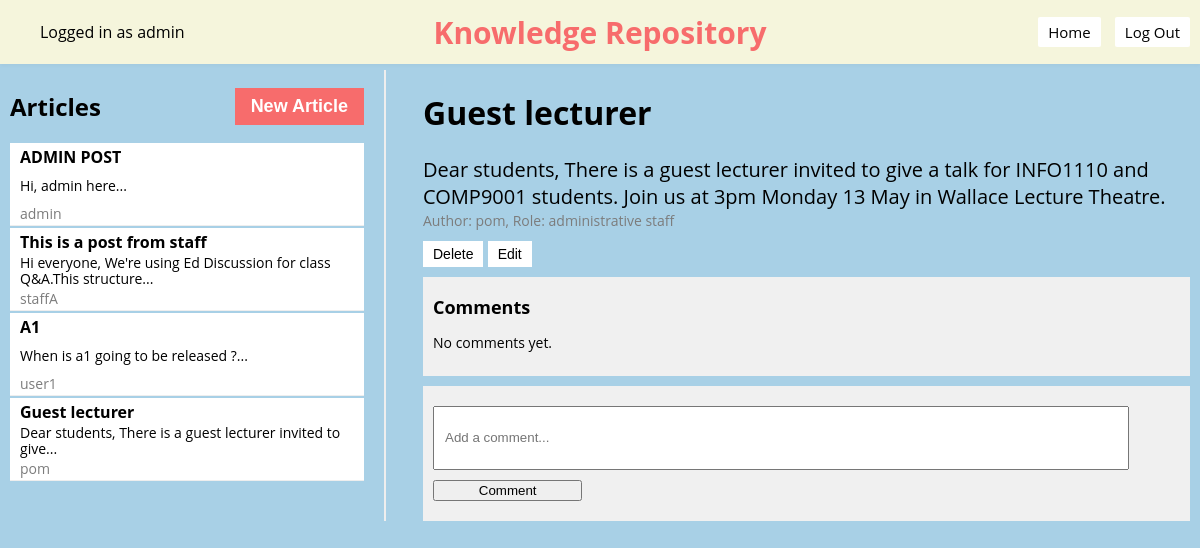
Before: /knowledge-repository/4 (signed in) with the older database file.
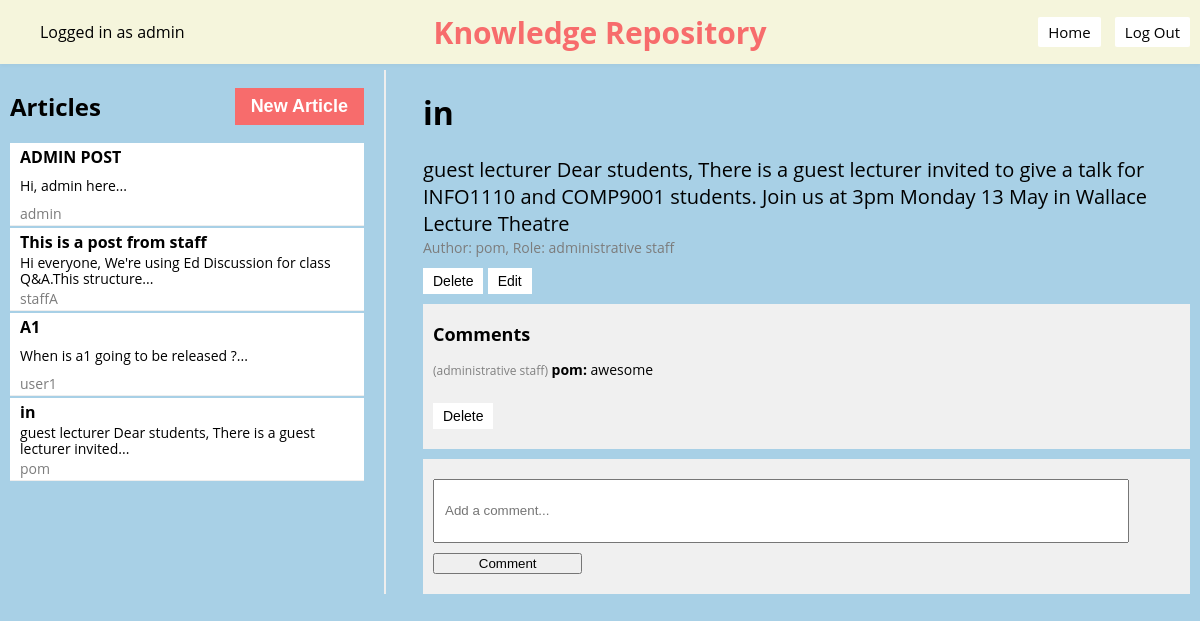
After: the same page with the newer database file.
### models.py (models this page shows)
class Base(DeclarativeBase):
    pass

class Article(Base):
    __tablename__ = "article"
    id: Mapped[int] = mapped_column(Integer, primary_key=True)
    title: Mapped[str] = mapped_column(String(100), nullable=False)
    content: Mapped[str] = mapped_column(Text, nullable=False)
    author_id: Mapped[int] = mapped_column(Integer, ForeignKey('user.username'), nullable=False)
    comments = relationship('Comment', backref='article', lazy='dynamic')
    user = relationship("User", foreign_keys=[author_id])

class Comment(Base):
    __tablename__ = "comment"
    id: Mapped[int] = mapped_column(Integer, primary_key=True)
    content: Mapped[str] = mapped_column(Text, nullable=False)
    article_id: Mapped[int] = mapped_column(Integer, ForeignKey('article.id'), nullable=False)
    author_id: Mapped[int] = mapped_column(Integer, ForeignKey('user.username'), nullable=False)
    author_role: Mapped[RoleType] = mapped_column(Enum(RoleType), nullable=False)
    user = relationship("User", foreign_keys=[author_id])

### app.py (the view)
@app.route("/knowledge-repository", defaults={'article_id': None})
@app.route("/knowledge-repository/<int:article_id>")
def knowledge_repository(article_id):
    username = session.get("username")
    if username is None:
        return redirect(url_for('login'))  # Redirect to login page
    articles = db.get_all_articles()
    selected_article = db.get_article(article_id) if article_id else None
    user = db.get_user(username)
    user_role = user.role.name if hasattr(user.role, 'name') else str(user.role)
    if selected_article:
        comments = db.get_comments(selected_article.id)
    else:
        comments = []
    if selected_article != None:
        author_role = db.get_user_role(selected_article.author_id)
    else:
        author_role = "student"
    return render_template('knowledge_repository.jinja', username=username, articles=articles, selected_article=selected_article, author_role=author_role, user_role=user_role, comments=comments)

### app.py (called while the page is built)
def csp_policy_string(policy_dict):
    return "; ".join([f"{key} {' '.join(val) if isinstance(val, list) else val}" for key, val in policy_dict.items()])

@app.after_request
def apply_csp(response):
    policy = {
    "default-src": "'self'",
    "script-src": [
        "'self'",
        "https://cdnjs.cloudflare.com",  # Allow scripts from CDN for Crypto-JS
        "https://cdn.jsdelivr.net",
        "'unsafe-inline'"
    ],
    "style-src": "'self' 'unsafe-inline'",  # Allows inline styles;
    "img-src": "'self'",
    "connect-src": "'self'",  # Restricts the URLs which can be loaded using script interfaces
    "font-src": "'self'",  # Fonts loading
    "object-src": "'none'",  # Prevents object, embed, and applet elements from rendering
    "frame-ancestors": "'none'"  # Protects against clickjacking
}
    response.headers['Content-Security-Policy'] = csp_policy_string(policy)
    return response

### db.py (called while the page is built)
def get_user(username: str):
    with Session(engine) as session:
        return session.get(User, username)

def get_all_articles():
    with Session(engine) as session:
        articles = session.query(Article).all()
        return articles

def get_article(article_id):
    with Session(engine) as session:
        return session.query(Article).filter(Article.id == article_id).first()

def get_comments(article_id):
    with Session(engine) as session:
        return session.query(Comment).filter(Comment.article_id == article_id).all()

def get_user_role(username):
    with Session(engine) as session:
        user = session.query(User).filter(User.username == username).first()
        if user:
            return user.role.value
        else:
            return None  # Return None if the user is not found

### templates/knowledge_repository.jinja (shortened to what this page needs)
{% extends 'base.jinja' %}
{% block content %}
<nav style="padding: 2px 0; overflow: auto;">
    <div style="float: left;">
        <ul>
            <li class="username" style="display: inline-block;">Logged in as {{ username }}</li>
        </ul>
    </div>
        <div style="text-align: center; position: absolute; left: 50%; transform: translateX(-50%);">
        <h1 style="margin: 0; font-size: 30px; color: #F76C6c; ">Knowledge Repository</h1>
    </div>
    <div style="float: right;">
        <ul>
            <li style="display: inline-block;"><button onclick="location.href='{{ url_for('home') }}'">Home</button></li>
            <button onclick="confirmLogout()">Log Out</button>
        </ul>
    </div>
</nav>
<div class="container">
    <div class="sidebar">
        <div class="sidebar-header">
            <h2>Articles</h2>
            <button class="new-article" id="newArticleBtn">New Article</button>
        </div>
        {% for article in articles %}
            <div class="article-preview" onclick="location.href='{{ url_for('knowledge_repository', article_id=article.id) }}'">
                <h3 id="sidebar-title-{{ article.id }}">{{ article.title }}</h3>
                <p id="sidebar-content-{{ article.id }}" style="font-size: 14px; color: black; margin: 1px 0;">{{ article.content.split()[:10]|join(' ') }}...</p>
                <p style="font-size: 14px; color: rgb(124, 124, 124);margin: 1px 0;">{{ article.author_id }}</p>
            </div>
        {% endfor %}
        </div>
        <div class="main-content">
            {% if selected_article %}
            <h1 id="article-title-{{ selected_article.id }}">{{ selected_article.title }}</h1>
            <p id="article-content-{{ selected_article.id }}" style="font-size: 20px; color: black; ; margin: 1px 0;">{{ selected_article.content }}</p>
            <p style="font-size: 14px; color: rgb(124, 124, 124); ; margin: 1px 0;">Author: {{ selected_article.author_id }}, Role: {{ author_role }}</p>
            {% if user_role == 'ADMIN' or user_role == 'ACADEMIC' or user_role == 'ADMINISTRATIVE' %}
                <button class="button" onclick="deleteArticle({{ selected_article.id }}); event.stopPropagation();" style="vertical-align: top;">
                    Delete
                </button>
            {% endif %}
            {% if username == selected_article.author_id or user_role == 'ADMIN' or user_role == 'ACADEMIC' or user_role == 'ADMINISTRATIVE' %}
                <button class="button" id="edit-button-{{ selected_article.id }}" onclick="enableEditing({{ selected_article.id }})">Edit</button>
            {% endif %}
            <div class="comments">
            <h3>Comments</h3>
            {% for comment in comments %}
                <div class="comment">
                    <p>
                    <span class="comment-role">({{ comment.author_role.value }})</span>
                    <span class="comment-author">{{ comment.author_id }}:</span>
                    <span class="comment-content">{{ comment.content }}</span>
                    </p>
                    {% if user_role == 'ADMIN' or user_role == 'ACADEMIC' or user_role == 'ADMINISTRATIVE'%}
                        <button onclick="deleteComment({{ comment.id }})" class="button delete-button">Delete</button>
                    {% endif %}
                </div>
                {% else %}
                <p>No comments yet.</p>
                {% endfor %}
            </div>
            <div class="comments">
                <form id="comment-form" data-article-id="{{ selected_article.id }}">
                    <input type="text" name="content" placeholder="Add a comment..." required>
                    <button type="submit">Comment</button>
                </form>
            </div>
            {% endif %}
        </div>
    </div>
{% endblock %}

### templates/base.jinja (shortened to what this page needs)
<!DOCTYPE html>
<html>
    <head>
    </head>
    <body>
        {% block content %} {% endblock %}
    </body>
</html>

### templates/knowledge_repository.jinja (style rules this page uses)
html, body { margin: 0; padding: 0; width: 100%; height: 100%; display: flex; flex-direction: column; font-family: 'Open Sans', sans-serif; background-color: #A8D0E6; }
nav { position: absolute; width: 100%; height: 60px; background-color: beige; display: flex; justify-content: space-between; align-items: center; padding: 0 20px; box-shadow: 0 2px 4px rgba(0, 0, 0, 0.03); overflow: hidden; }
h2 { font-family: 'Open Sans', sans-serif; }
h3 { font-family: 'Open Sans', sans-serif; color: black; font-size: 18px; margin: 8px 0; }
p { font-family: 'Open Sans', sans-serif; color: black; font-size: 14px; }
.container { margin-top: 60px; display: flex; justify-content: space-between; padding: 10px; }
.sidebar { overflow: auto; width: 30%; border-right: 2px solid #eee; padding-right: 20px; }
.sidebar-header { display: flex; align-items: center; justify-content: space-between; }
.article-preview { cursor: pointer; padding: 1px; border-bottom: 1px solid #eee; height: 80px; display: flex; flex-direction: column; justify-content: space-between; overflow: hidden; background: #fff; margin-bottom: 2px; padding-left: 5px; }
.article-preview h3 { margin-top: 2px; font-size: 16px; overflow: hidden; text-overflow: ellipsis; margin-bottom: 0px; white-space: nowrap; padding-left: 5px; }
.article-preview p { margin-top: 0px; line-height: 1.2; font-size: 14px; cursor: pointer; border-bottom: 0px solid #eee; overflow: hidden; text-overflow: ellipsis; padding-left: 5px; padding-right: 5px; }
.main-content { width: 65%; padding-left: 20px; }
.comments { margin-top: 10px; background-color: #f0f0f0; padding: 10px; overflow-y: auto; // Enable vertical scrolling }
.comment { margin-bottom: 10px; }
nav button { font-family: 'Open Sans', sans-serif; padding: 5px 10px; background-color: white; color: black; border: none; border-radius: 2px; cursor: pointer; text-align: center; text-decoration: none; display: inline-block; margin-right: 10px; font-size: 15px; transition: background-color 0.3s, color 0.3s; }
.new-article { padding: 8px 16px; background-color: #F76C6c; color: white; border: none; cursor: pointer; font-size: 18px; font-weight: bold; transition: background-color 0.2s; }
form { width: 100%; display: flex; flex-direction: column; align-items: left; }
form input[type="text"] { margin-top: 10px; width: 90%; padding: 10px; height: 40px; }
form button { margin-top: 10px; margin-bottom: 10px; width: 20%; }
.button { margin-top: 10px; padding: 5px 10px; background-color: white; color: black; border: none; cursor: pointer; font-size: 14px; transition: background-color 0.3s, box-shadow 0.3s; }
.comment p { font-size: 14px; color: black; }
.comment .comment-role { font-size: 12px; color: grey; }
.comment .comment-author { font-size: 14px; font-weight: bold; }
.comment .comment-content { font-size: 14px; }

Changed rows visible on the page:
changed Article "pom": title "Guest lecturer" → "in"; content.split "Dear students, There is a guest lecturer invited to give" → "guest lecturer Dear students, There is a guest lecturer invited"; content "Dear students, There is a guest lecturer invited to give a talk for INFO1110 and COMP9001 students. Join us at 3pm Monday 13 May in Wallace Lecture Theatre." → "guest lecturer Dear students, There is a guest lecturer invited to give a talk for INFO1110 and COMP9001 students. Join us at 3pm Monday 13 May in Wallace Lecture Theatre"
added Comment: author_role.value "administrative staff", author_id "pom", content "awesome"
Other visible differences:
text no longer shown: "No comments yet."
